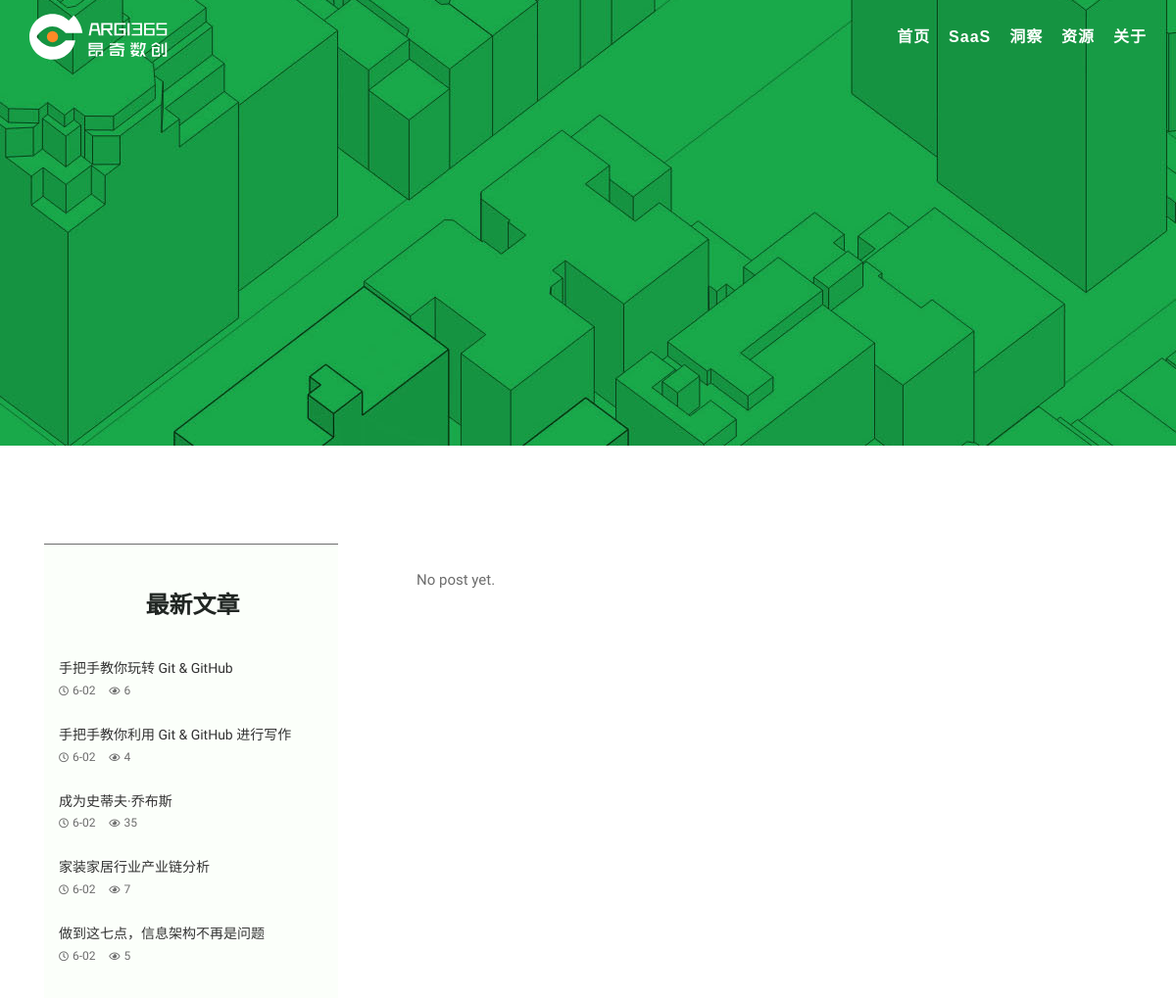
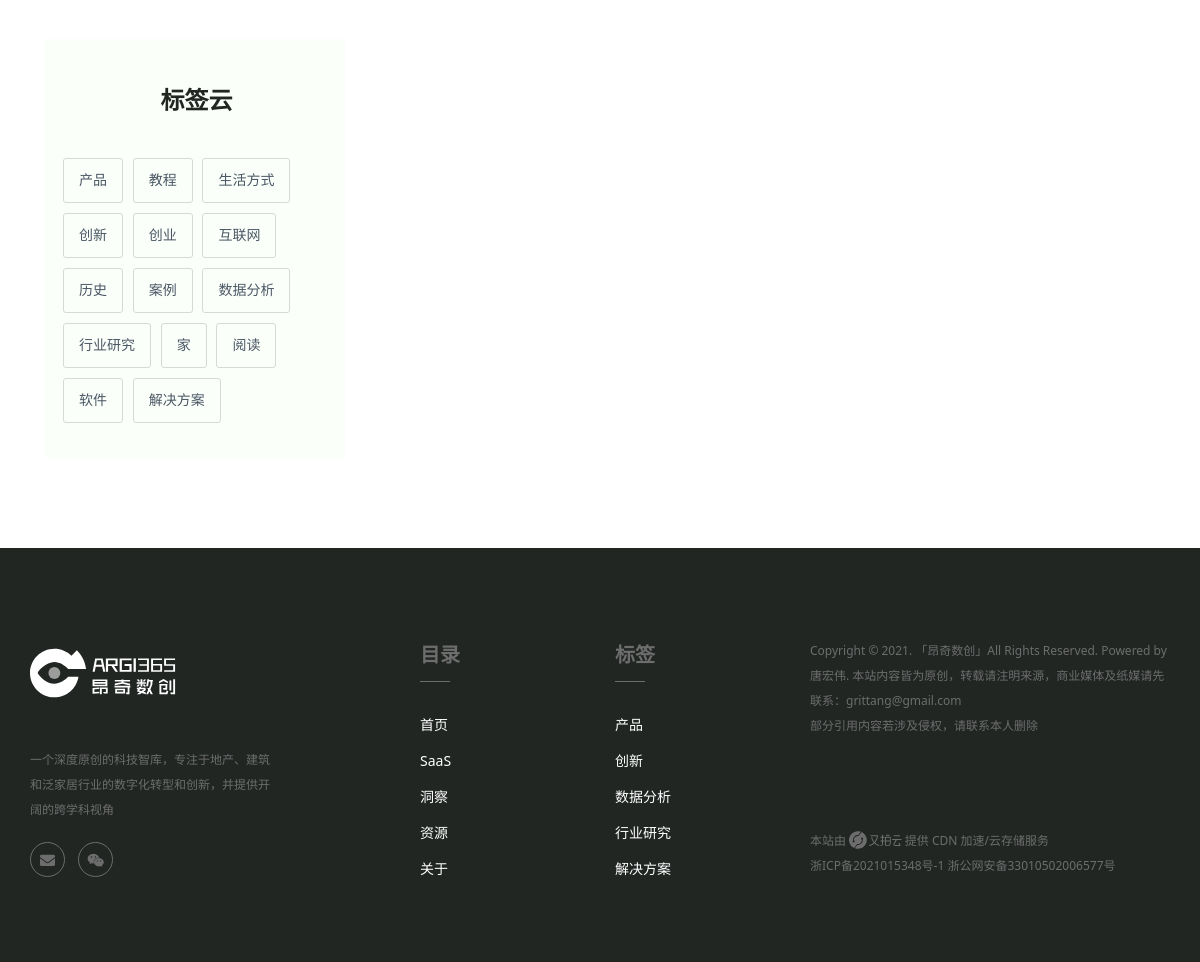
The page /blog/ on the database as committed earlier (2 pictures, top to bottom).
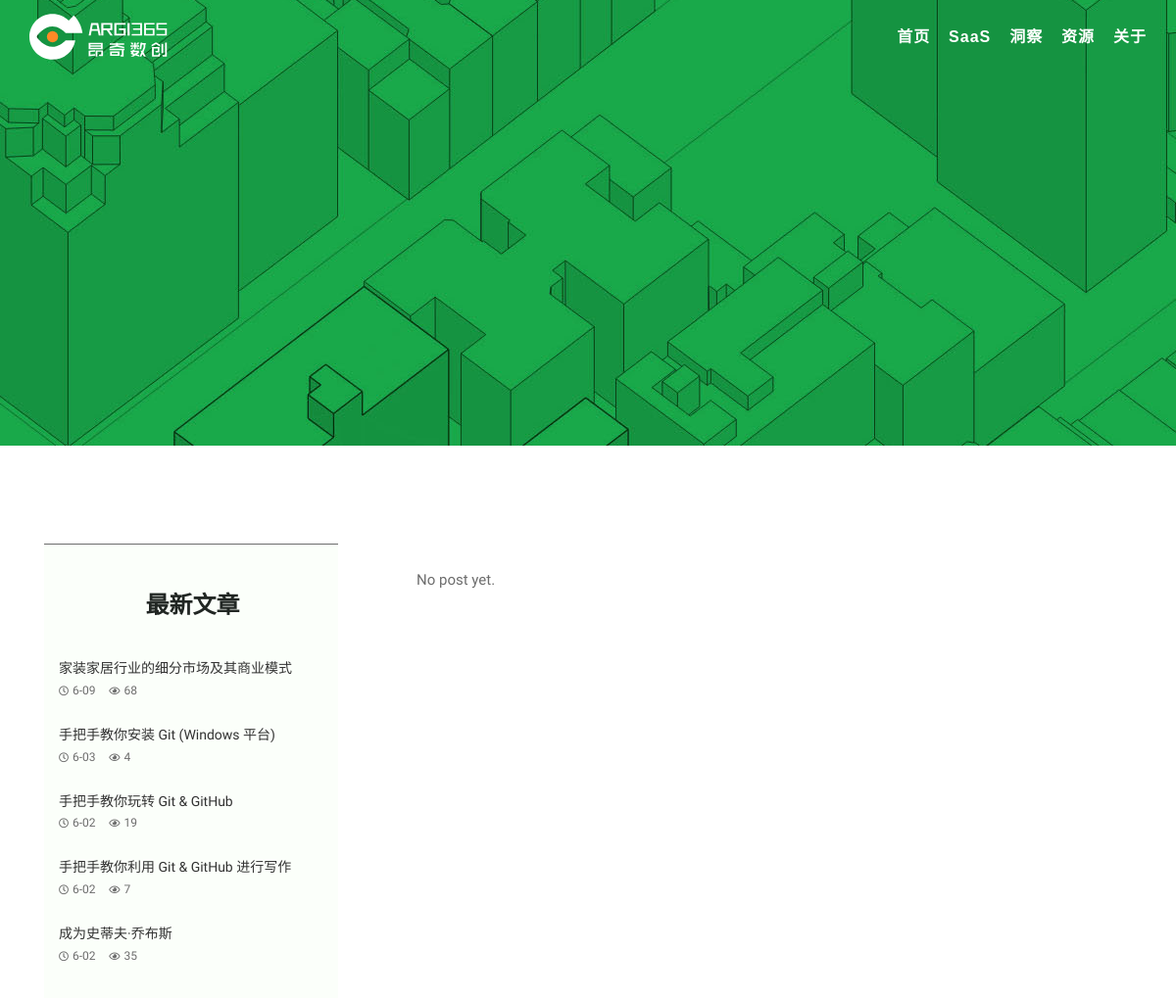
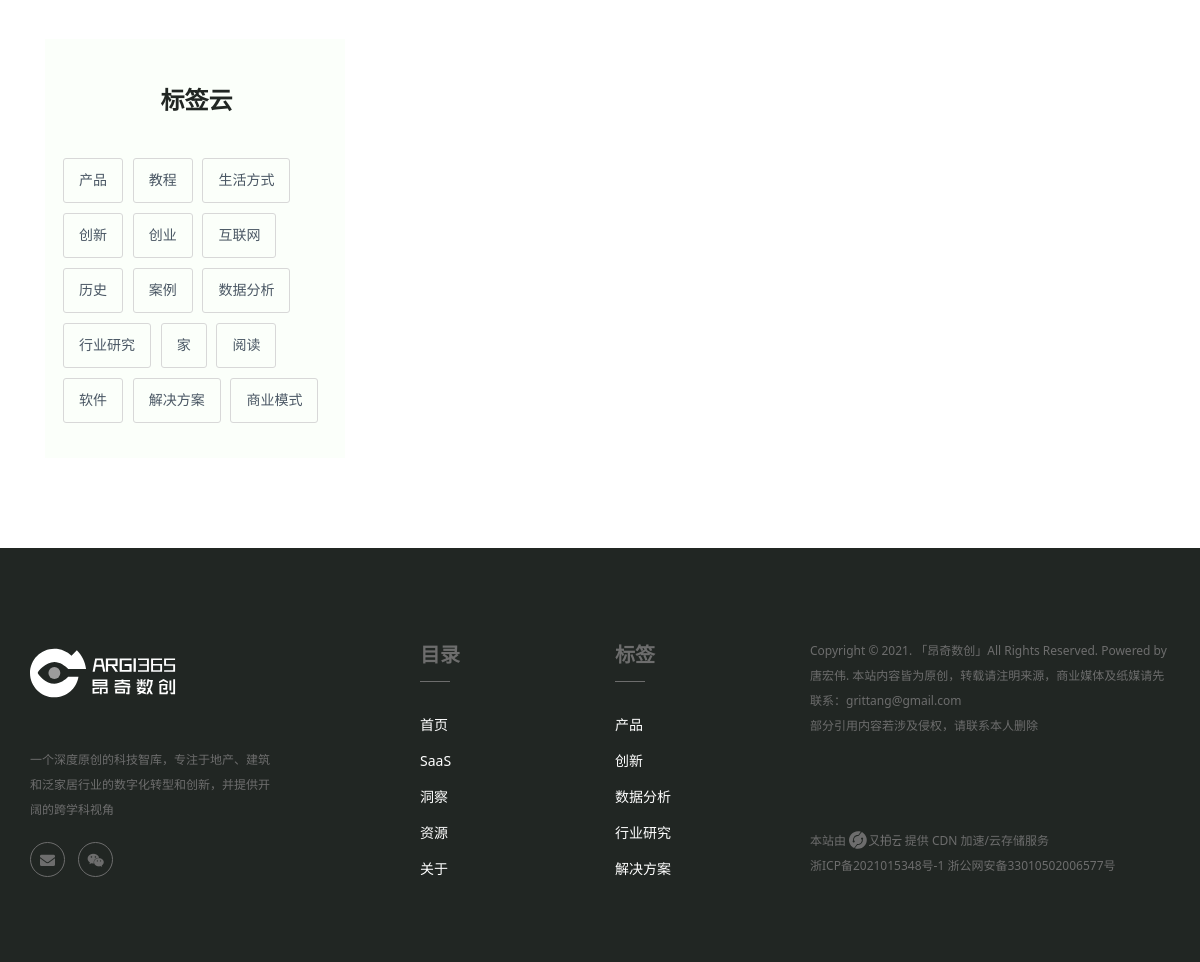
The same page on the database as committed later (2 pictures, top to bottom).
### blog/models.py (models this page shows, shortened)
class Channel(models.Model):
  CHANNEL_CHOICES = (
    ('SaaS', 'SaaS'),
    ('Insights', '洞察'),
    ('Resources', '资源'),
  )
  name = models.CharField(max_length=32, choices=CHANNEL_CHOICES, default='洞察')
  desc = models.CharField(max_length=200, default='Your channel description here.')
  class Meta:
    verbose_name = '版块'
    verbose_name_plural = verbose_name

class Post(models.Model):
  title = models.CharField('标题', max_length=70)
  subtitle = models.CharField('副标题', max_length=70, blank=True)
  body = models.TextField('正文')
  created_time = models.DateTimeField('创建时间', auto_now_add=True)
  modified_time = models.DateTimeField('修改时间', auto_now=True)
  elapsed_time = models.IntegerField('阅读时长', default=5, blank=True)
  avatar = models.URLField('标题图', max_length=400, blank=True)
  excerpt = models.CharField('摘要', max_length=300, blank=True)
  category = models.ForeignKey(Category, verbose_name='类别', on_delete=models.CASCADE, blank=False)
  tags = models.ManyToManyField(Tag, verbose_name='标签', blank=True)
  author = models.ForeignKey(User, default='Grit', verbose_name='作者', on_delete=models.CASCADE)
  views = models.PositiveIntegerField(default=0, editable=False)
  class Meta:
    verbose_name = '文章'
    verbose_name_plural = verbose_name
    ordering = ['-created_time']
  def get_absolute_url(self):
    return reverse("blog:post_detail", kwargs={"pk": self.pk})

class Tag(models.Model):
  name = models.CharField(max_length=20, unique=True)
  class Meta:
    verbose_name = '标签'
    verbose_name_plural = verbose_name

### blog/views.py (the view)
# urls.py: path('blog/', views.BlogView.as_view(), name='blog'),
class BlogView(BaseView):
  template_name = 'blog/blog.html'
  paginate_by = 5

### blog/templatetags/blog_extras.py (called while the page is built)
@register.inclusion_tag('blog/inclusions/_recent_posts.html', takes_context=True)
def show_recent_posts(context, num=5):
  return {
    'recent_post_list': Post.objects.all().order_by('-created_time')[:num],
  }

@register.inclusion_tag('blog/inclusions/_tags.html', takes_context=True)
def show_tags(context):
  tag_list = Tag.objects.annotate(
    num_posts=Count('post')).filter(num_posts__gt=0)
  return {
    'tag_list': tag_list,
  }

@register.inclusion_tag('blog/inclusions/_follow_me.html', takes_context=True)
def show_follow_me(context):
  return

@register.inclusion_tag('blog/inclusions/_pagination.html', takes_context=True)
def show_pagination(context):
  return

### blog/views.py (called while the page is built)
  def get_context_data(self, **kwargs):
    context = super(BaseView, self).get_context_data(**kwargs)
    context['tag_list'] = Tag.objects.filter(pk__in=[1, 6, 15, 17, 22])
    return context

### templates/blog/blog.html (shortened to what this page needs)
{% extends 'base.html' %}
{% load static %}
{% load blog_extras %}
{% block slider %}
  <section id="parallax2" class="slider-area fix p-relative">
    <div class="slider-active2">
      <div class="single-slider slider-bg d-flex align-items-center"
        style="background-image:url({% static 'blog/img/bg/header-inner-bg.jpg' %}"); background-repeat: no-repeat; background-position: right;background-size: inherit;>
        <div class="container">
          <div class="row align-items-center">
            <div class="col-lg-12">
              <div class="slider-content-channel s-slider-content-channel text-center mt-120">
              </div>
            </div>
          </div>
        </div>
      </div>
    </div>
  </section>
{% endblock slider %}
{% block inner-blog %}
  <section class="inner-blog pt-100 pb-50">
    <div class="container">
      <div class="row-body">
        <div class="col-lg-4">
          <aside>
            {% show_recent_posts %}
            {% show_tags %}
          </aside>
        </div>
        <div class="col-lg-8">
          {% for post in post_list %}
            <div class="bsingle__post mb-50">
              {% if post.avatar %}
              <div class="bsingle__post-thumb transition-img">
                <img src="{{ post.avatar }}" alt="avatar">
              </div>
              {% endif %}
              <div class="bsingle__content">
                <div class="meta-info">
                  <ul>
                    <li><i class="far fa-calendar-alt"></i>{{ post.created_time.date|date:'n. d. Y' }}</li>
                    <li><i class="far fa-user"></i>唐宏伟</li>
                    <li><i class="far fa-eye"></i>{{ post.views }}</li>
                  </ul>
                </div>
                <h2><a href="{{ post.get_absolute_url }}">{{ post.title }}</a></h2>
                <p>{{ post.excerpt }}...</p>
                <div class="slider-btn">
                  <a href="{{ post.get_absolute_url }}" class="btn ss-btn" data-animation="fadeInRight" data-delay=".8s">继续阅读</a>
                </div>
              </div>
            </div>
          {% empty %}
            <div class="no-post">No post yet.</div>
          {% endfor %}
        </div>
      </div>
    </div>
  </section>
{% endblock inner-blog %}

### templates/base.html (shortened to what this page needs)
{% load static %}
{% load blog_extras %}
<!doctype html>
<html class="no-js" lang="zh">
  <head>
    <link rel="stylesheet" href="https://cdnjs.cloudflare.com/ajax/libs/twitter-bootstrap/4.6.0/css/bootstrap.min.css">
    <link rel="stylesheet" href="https://cdnjs.cloudflare.com/ajax/libs/github-markdown-css/4.0.0/github-markdown.min.css">
    <link rel="stylesheet" href="https://cdnjs.cloudflare.com/ajax/libs/animate.css/4.1.1/animate.min.css">
    <link rel="stylesheet" href="https://cdnjs.cloudflare.com/ajax/libs/font-awesome/5.15.3/css/all.min.css">
    <link rel="stylesheet" href="https://cdnjs.cloudflare.com/ajax/libs/font-awesome/5.15.3/css/fontawesome.min.css">
    <link rel="stylesheet" href="https://cdnjs.cloudflare.com/ajax/libs/dripicons/2.0.0/webfont.css">
    <link rel="stylesheet" href="https://cdnjs.cloudflare.com/ajax/libs/slick-carousel/1.8.1/slick.css">
    <link rel="stylesheet" href="{% static 'blog/css/default.css' %}">
    <link rel="stylesheet" href="{% static 'blog/css/meanmenu.css' %}">
    <link rel="stylesheet" href="{% static 'blog/css/style.css' %}">
    <link rel="stylesheet" href="{% static 'blog/css/typora-pie-argi.css' %}">
    <link rel="stylesheet" href="{% static 'blog/css/typora-plus.css' %}">
    <link rel="stylesheet" href="{% static 'blog/css/responsive.css' %}">
    <link rel="stylesheet" href="{% static 'blog/css/responsive-plus.css' %}">
  </head>
  <body>
    <header class="header-area in-header">
      <div class="menu-area menu-area2" style="background-image: url({% static 'blog/img/bg/header-bg.jpg' %})">
        <div class="container">
          <div class="second-menu">
            <div class="row align-items-center">
              <div class="col-xl-2 col-lg-2">
                <div class="logo2">
                  <a href="{% url 'blog:index' %}"><img src="{% static 'blog/img/logo/l-argi.svg' %}" alt="logo"></a>
                </div>
              </div>
              <div class="col-xl-10 col-lg-10">
                <div class="main-menu text-right">
                  <nav id="mobile-menu">
                    <ul>
                      <li><a href="{% url 'blog:index' %}">首页</a></li>
                      {% for channel in channel_list %}
                        <li>
                          <a href="{% url 'blog:channel' channel.pk %}">{{ channel.name }}</a>
                        </li>
                      {% empty %}
                        <div>No channel yet.</div>
                      {% endfor %}
                      <li><a href="{% url 'blog:about' %}">关于</a></li>
                    </ul>
                  </nav>
                </div>
              </div>
            </div>
          </div>
        </div>
      </div>
    </header>
    <main>
    {% block main %}
      {% block slider %}
      {% endblock slider %}
      {% block inner-blog %}
      {% endblock inner-blog %}
    {% endblock main %}
    </main>
    <footer class="footer-bg footer-p pt-90">
      <div class="footer-top pb-50">
        <div class="container">
          <div class="row justify-content-between">
            <div class="col-xl-4 col-lg-4 col-sm-6">
              <div class="footer-widget mb-30">
                <div class="flog mb-35">
                  <span class="footer-logo transition-img">
                    <a href="{% url 'blog:index' %}"><img src="{% static 'blog/img/logo/l-argi.svg' %}" alt="argi365 logo" /></a>
                  </span>
                </div>
                <div class="footer-widget mb-30">
                  <div class="footer-text mb-20">
                    <p>一个深度原创的科技智库，专注于地产、建筑和泛家居行业的数字化转型和创新，并提供开阔的跨学科视角</p>
                  </div>
                  <div class="footer-social">
                    <a href="mailto:grittang@gmail.com"><i class="fa fa-envelope"></i></a>
                    <a class="share-wechat">
                      <i class="fab fa-weixin"></i>
                    </a>
                  </div>
                </div>
              </div>
            </div>
            <div class="col-xl-2 col-lg-2 col-sm-6">
              <div class="footer-widget mb-30">
                <div class="f-widget-title">
                  <h5>目录</h5>
                </div>
                <div class="footer-link">
                  <ul>
                    <li><a href="{% url 'blog:index' %}">首页</a></li>
                    {% for channel in channel_list %}
                    <li>
                      <a href="{% url 'blog:channel' channel.pk %}">{{ channel.name }}</a>
                    </li>
                    {% empty %}
                      <div>No channel yet.</div>
                    {% endfor %}
                    <li><a href="{% url 'blog:about' %}">关于</a></li>
                  </ul>
                </div>
              </div>
            </div>
            <div class="col-xl-2 col-lg-2 col-sm-6">
              <div class="footer-widget mb-30">
                <div class="f-widget-title">
                  <h5>标签</h5>
                </div>
                <div class="footer-link">
                  <ul>
                    {% for tag in tag_list %}
                    <li>
                      <a href="{% url 'blog:tag' tag.pk %}">{{ tag.name }}</a>
                    </li>
                    {% empty %}
                      <div>No tag yet.</div>
                    {% endfor %}
                  </ul>
                </div>
              </div>
            </div>
            <div class="col-xl-4 col-lg-4 col-sm-6">
              <div class="footer-widget mb-30">
                <div class="footer-copyright col-12 mb-30">
                  <p>Copyright &copy; 2021. <a href="{% url 'blog:index' %}">「昂奇数创」</a>All Rights Reserved. Powered by 唐宏伟. 本站内容皆为原创，转载请注明来源，商业媒体及纸媒请先联系：<a href="mailto:grittang@gmail.com">grittang@gmail.com</a><br>部分引用内容若涉及侵权，请联系本人删除</p>
                </div>
                <div class="footer-copyright icp col-12 mt-30">
                  <p><span>本站由 </span><a href="https://www.upyun.com/"><img src="{% static 'blog/img/logo/l-upyun.svg' %}" alter="又拍云" height="18"></a> 提供 CDN 加速/云存储服务</span>
                  <br><a href="https://beian.miit.gov.cn/#/Integrated/recordQuery"> 浙ICP备2021015348号-1</a> <a href="http://www.beian.gov.cn/portal/registerSystemInfo?recordcode=33010502006577">浙公网安备33010502006577号</a></p>
                </div>
              </div>
            </div>
          </div>
        </div>
      </div>
    </footer>
  </body>
</html>

### templates/blog/inclusions/_follow_me.html (shortened to what this page needs)
{% load static %}

### templates/blog/inclusions/_recent_posts.html
<div class="widget mb-40">
  <div class="widget-title text-center">
    <h4>最新文章</h4>
  </div>
  <div class="widget__post">
    <ul>
      {% for post in recent_post_list %}
        <li>
            <div class="widget__post-content">
                <h6><a href="{{ post.get_absolute_url }}">{{ post.title }}</a></h6>
                <span><i class="far fa-clock"></i>{{ post.created_time.date|date:'n-d' }}</span>
                <span><i class="far fa-eye"></i>{{ post.views }}</span>
            </div>
        </li>
      {% empty %}
        No posts yet.
      {% endfor %}
    </ul>
  </div>
</div>

### templates/blog/inclusions/_tags.html
<div class="widget mb-40">
  <div class="widget-title text-center">
    <h4>标签云</h4>
  </div>
  <div class="widget__tag">
    <ul>
      {% for tag in tag_list %}
        <li><a href="{% url 'blog:tag' tag.pk %}">{{ tag.name }}</a></li>
      {% empty %}
          No tags yet.
      {% endfor %}
    </ul>
  </div>
</div>

### blog/static/blog/css/default.css (style rules this page uses)
.mt-30 { margin-top: 30px; }
.mt-120 { margin-top: 120px; }
.mb-20 { margin-bottom: 20px; }
.mb-30 { margin-bottom: 30px; }
.mb-35 { margin-bottom: 35px; }
.mb-40 { margin-bottom: 40px; }
.pt-90 { padding-top: 90px; }
.pt-100 { padding-top: 100px; }
.pb-50 { padding-bottom: 50px; }

### blog/static/blog/css/typora-pie-argi.css (style rules this page uses)
:root { --side-bar-bg-color: #ffffff; --control-text-color: #777777; --select-text-bg-color: #96FAB6; --active-file-text-color: #262626; --active-file-border-color: #19AA4B; --select-text-font-color: auto; --primary-color: #19AA4B; --mid-1: #ffffff; --mid-2: #fafafa; --mid-3: #f5f5f5; --mid-4: #f0f0f0; --mid-5: #d9d9d9; --mid-6: #bfbfbf; --mid-7: #8c8c8c; --mid-8: #595959; --mid-9: #434343; --mid-10: #262626; --mid-11: #1f1f1f; --mid-12: #141414; --mid-13: #000000; --main-1: #A0FFC1; --main-2: #63FF99; --main-3: #26FF70; --main-4: #22E766; --main-5: #1DC958; --main-6: #19AA4B; --main-7: #158B3E; --main-8: #106D30; --main-9: #0C4E23; --main-10: #073015; --act-1: #FF8A26; }
html { font-size: 14px; }
ul:first-child, ol:first-child { margin-top: 0; }
ul:last-child, ol:last-child { margin-bottom: 0; }
header, .context-menu, .megamenu-content, footer { font-family: 'Segoe UI', 'Arial', sans-serif; }

### blog/static/blog/css/typora-plus.css (style rules this page uses)
h1, h2, h3, h4, h5, h6 { color: #212623; }
.row { justify-content: center; }
.transition-img img, .transition-img img { transition: filter .5s ease-in-out; -webkit-filter: grayscale(100%); filter: grayscale(100%); }
.row-body { display: flex; }
.logo2 img { min-width: 130px!important; max-width: 145px!important; }
.slider-content-channel { padding-top: 40px; }
.widget { margin: 0 50px 0 0px; padding: 50px 12px 30px 15px; margin-bottom: 40px; background-color: #FBFFFA; transition: all .5s ease-in-out; -webkit-transition: all .5s ease-in-out; }
.widget:first-child { border-top: 1px solid #6d6d6d; }
.widget__tag ul li a { padding: 9px 15px; border-radius: 3px; }
.widget__post ul li { list-style-type: upper-roman; }
.widget__post-content h6 a { color: #333; padding-right: 0px; }
.fa-eye:before, .fa-clock:before { font-size: smaller; color: #6d6d6d; }
footer p, footer p a { color: #6d6d6d; }
.footer-bg { background-color: #212623; font-size: 12px; color: #6d6d6d; }
.footer-bg img { margin-bottom: 4px; }
.footer-text p { color: #6d6d6d; padding-right: 120px; }
.f-widget-title { margin-top: 5px; }
.footer-copyright { padding-left: 0px; padding-right: 0px; }
.footer-copyright.icp { margin-top: 90px; }
.footer-social a { font-size: 15px; color: #6d6d6d; background: none; border: 1px solid; margin-left: 10px; }
.footer-social a:first-child { margin-left: 0px; }

### blog/static/blog/css/responsive.css (style rules this page uses)
@media (min-width: 1200px) and (max-width: 1500px) { .main-menu ul li:first-child { margin-left: 0; } }
@media (min-width: 1200px) and (max-width: 1500px) { .menu-area::before { width: 26%; } }
@media (min-width: 992px) and (max-width: 1200px) { .second-menu .main-menu ul li { margin-left: 15px; } }
@media (min-width: 992px) and (max-width: 1200px) { .menu-area::before { width: 27%; top: 0px; } }
@media (min-width: 992px) and (max-width: 1200px) { .widget__post-content h6 { font-size: 14px; padding-right: 0; } }

Rows that differ between the two databases and show on the page:
no longer on this page (row unchanged): Post: title "家装家居行业产业链分析", created_time "6-02", views "7"
no longer on this page (row edited): Post: title "做到这七点，信息架构不再是问题", created_time "6-02", views "5"
added Post: title "家装家居行业的细分市场及其商业模式", created_time "6-09", views "68"
added Post: title "手把手教你安装 Git (Windows 平台)", created_time "6-03", views "4"
changed Post "手把手教你玩转 Git & GitHub": views "6" → "19"
changed Post "手把手教你利用 Git & GitHub 进行写作": views "4" → "7"
added Tag: name "商业模式", shown under "标签云"
